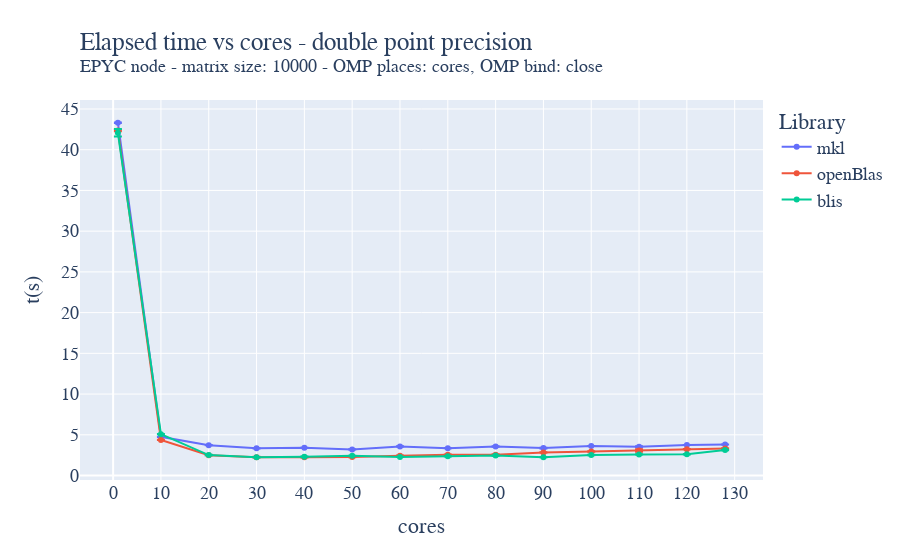

Notebook code for this chart:
### Code cell
fig = go.Figure()

fig.add_trace(go.Scatter(x=mkl_double_avg["cores"]["mean"], y=mkl_double_avg["time"]["mean"], name='mkl',
                         error_y=dict(
                             type="data",
                             array=mkl_double_avg["time"]["std"],
                             visible=True)))
fig.add_trace(go.Scatter(x=oblas_double_avg["cores"]["mean"], y=oblas_double_avg["time"]["mean"], name='openBlas',
                         error_y=dict(
                             type="data",
                             array=oblas_double_avg["time"]["std"],
                             visible=True)))
fig.add_trace(go.Scatter(x=blis_double_avg["cores"]["mean"], y=blis_double_avg["time"]["mean"], name='blis',
                         error_y=dict(
                             type="data",
                             array=blis_double_avg["time"]["std"],
                             visible=True)))

fig.update_layout(
    title=go.layout.Title(
        text="Elapsed time vs cores - double point precision<br><sup>EPYC node - matrix size: 10000 - OMP places: cores, OMP bind: close</sup>",
        xref="paper",
        x=0,
    ),
    xaxis_title="cores",
    xaxis = dict(
        tickmode = 'linear',
        tick0 = '0',
        dtick = '10'
    ),
    yaxis_title="t(s)",
    legend_title="Library",
    font=dict(
        family="Courier New, monospace",
        size=18,
    )
)
fig.show()

### Figure 1 — Plotly figure (JSON) as saved in the notebook; plotly's stock layout.template omitted (floating-point values rounded to 4 significant figures)
{"data": [{"error_y": {"array": [0.02743, 0.007353, 0.01347, 0.01096, 0.007631, 0.01185, 0.02954, 0.02241, 0.02188, 0.04304, 0.01093, 0.05644, 0.007115, 0.007526], "type": "data", "visible": true}, "name": "mkl", "type": "scatter", "x": [1, 10, 20, 30, 40, 50, 60, 70, 80, 90, 100, 110, 120, 128], "y": [43.31, 4.75, 3.728, 3.333, 3.408, 3.208, 3.577, 3.362, 3.559, 3.367, 3.624, 3.527, 3.745, 3.813]}, {"error_y": {"array": [0.08865, 0.005252, 0.004143, 0.03756, 0.01783, 0.02845, 0.03385, 0.04575, 0.04998, 0.01902, 0.03403, 0.1523, 0.02022, 0.02056], "type": "data", "visible": true}, "name": "openBlas", "type": "scatter", "x": [1, 10, 20, 30, 40, 50, 60, 70, 80, 90, 100, 110, 120, 128], "y": [42.37, 4.374, 2.483, 2.251, 2.242, 2.281, 2.438, 2.543, 2.551, 2.839, 2.955, 3.077, 3.24, 3.315]}, {"error_y": {"array": [0.4649, 0.02063, 0.02364, 0.0212, 0.02179, 0.02307, 0.02122, 0.02924, 0.006985, 0.007425, 0.03317, 0.01664, 0.03602, 0.03142], "type": "data", "visible": true}, "name": "blis", "type": "scatter", "x": [1, 10, 20, 30, 40, 50, 60, 70, 80, 90, 100, 110, 120, 128], "y": [42.07, 5.08, 2.51, 2.253, 2.314, 2.412, 2.281, 2.371, 2.446, 2.254, 2.512, 2.586, 2.602, 3.138]}], "layout": {"font": {"family": "Courier New, monospace", "size": 18}, "legend": {"title": {"text": "Library"}}, "title": {"text": "Elapsed time vs cores - double point precision<br><sup>EPYC node - matrix size: 10000 - OMP places: cores, OMP bind: close</sup>", "x": 0, "xref": "paper"}, "xaxis": {"dtick": "10", "tick0": "0", "tickmode": "linear", "title": {"text": "cores"}}, "yaxis": {"title": {"text": "t(s)"}}}}
